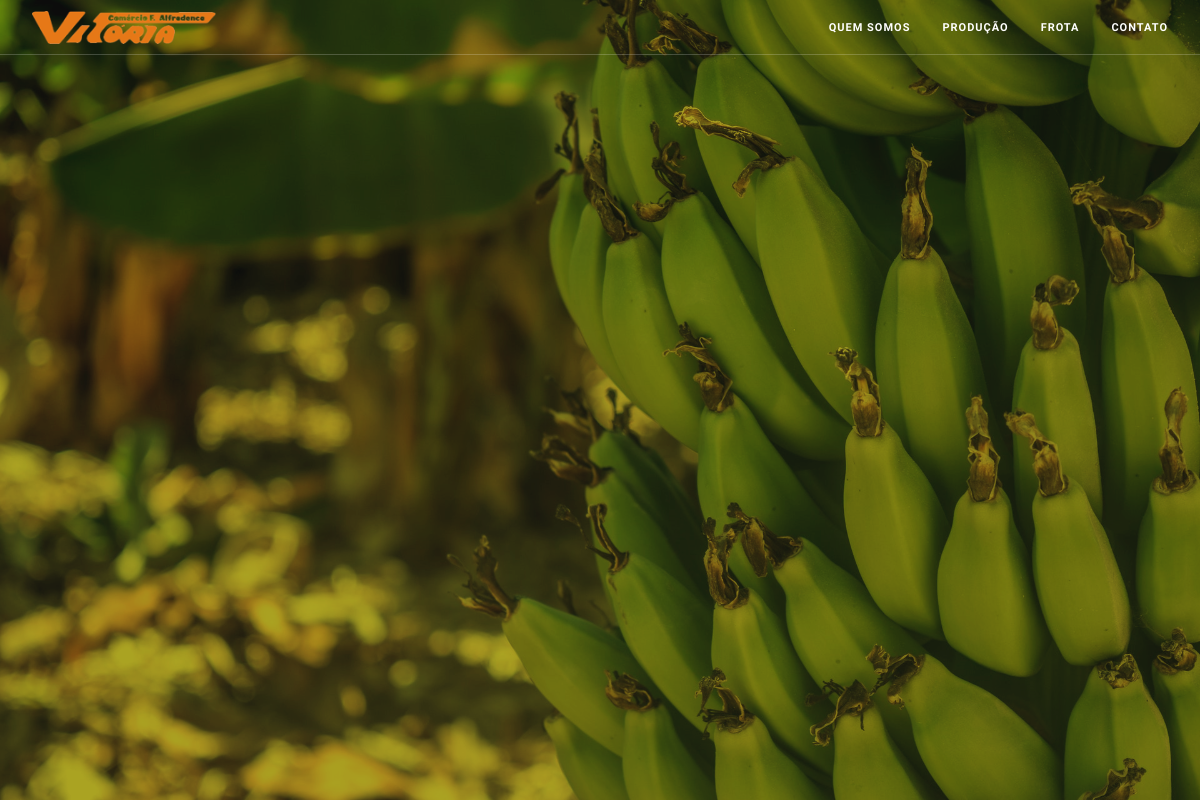
Before: / with the older database file.
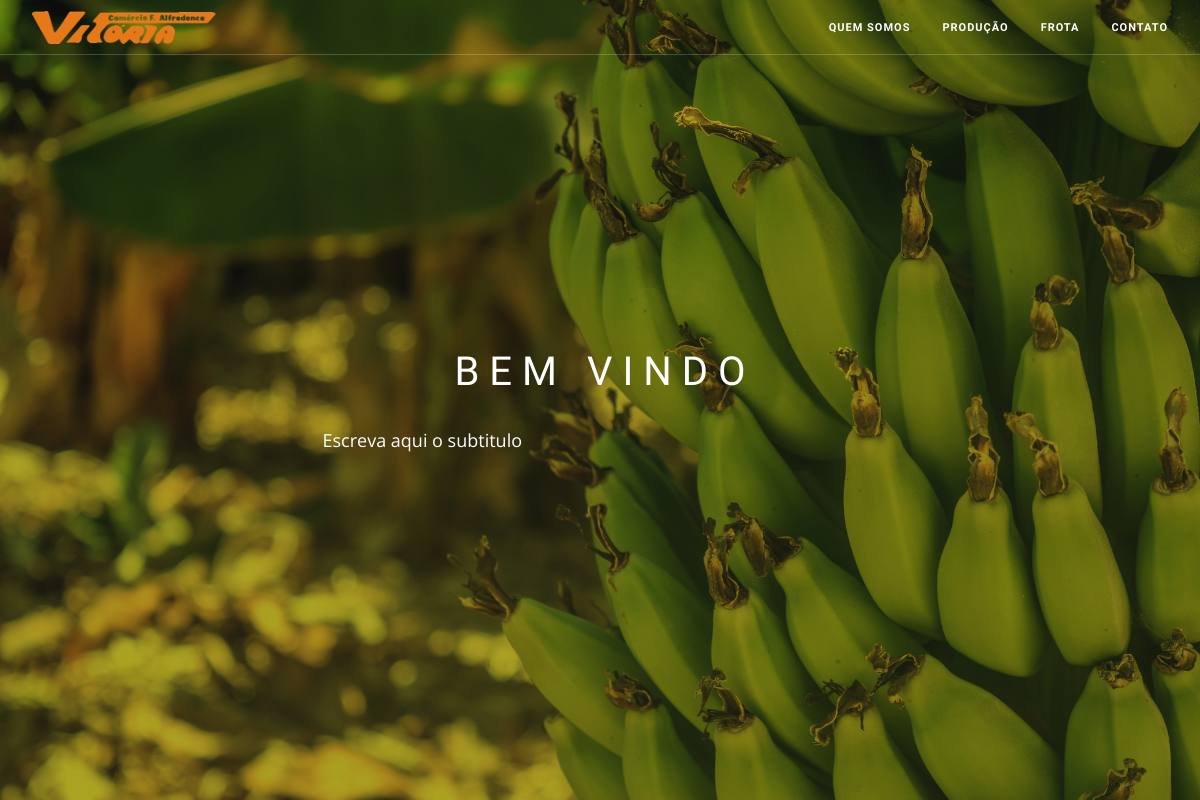
After: the same page with the newer database file.
### website/models.py (models this page shows, shortened)
class Content(models.Model):
    page = models.ForeignKey(Page, on_delete=models.PROTECT, verbose_name="Página", related_name="contents")
    key = models.CharField("Nome", max_length=255)
    text = models.TextField("Texto", null=True, blank=True)
    created_at = models.DateTimeField("Criado em", auto_now=False, auto_now_add=True)
    updated_at = models.DateTimeField("Atualizado em", auto_now=True, auto_now_add=False)
    class Meta:
        verbose_name = 'Conteúdo'
        verbose_name_plural = 'Conteúdos'
        ordering = ['id',]

### website/views.py (the view)
# urls.py: path('', views.HomePageView.as_view(), name='home'),
class HomePageView(TemplateView):
    template_name = "home.html"
    def get_context_data(self, **kwargs):
        context = super(HomePageView, self).get_context_data(**kwargs)
        content = {}
        for c in Content.objects.all():
            content[c.key.lower().replace(" ", "_")] = c.text
        context['content'] = content
        return context

### website/templates/home.html (shortened to what this page needs)
{% extends "base.html" %}
{% block content %}
	{% load static %}
	<section class="background-multiply cover fullscreen image-slider slider-arrow-controls controls-inside parallax">
		<ul class="slides">
			<li class="overlay image-bg">
				<div class="background-image-holder">
				</div>
				<div class="container v-align-transform">
					<div class="row">
						<div class="col-md-6 col-md-offset-3 col-sm-8 col-sm-offset-2 text-center">
							<h2 class="uppercase mb32">{{ content.titulo }}</h6>
							<p style="font-size: 18px;" class="text-justify mb0">{{ content.subtitulo }}</p>
						</div>
					</div>
				</div>
			</li>
		</ul>
	</section>
{% endblock %}

Changed rows visible on the page:
added Content: titulo "BEM VINDO"
added Content: subtitulo "Escreva aqui o subtitulo"
